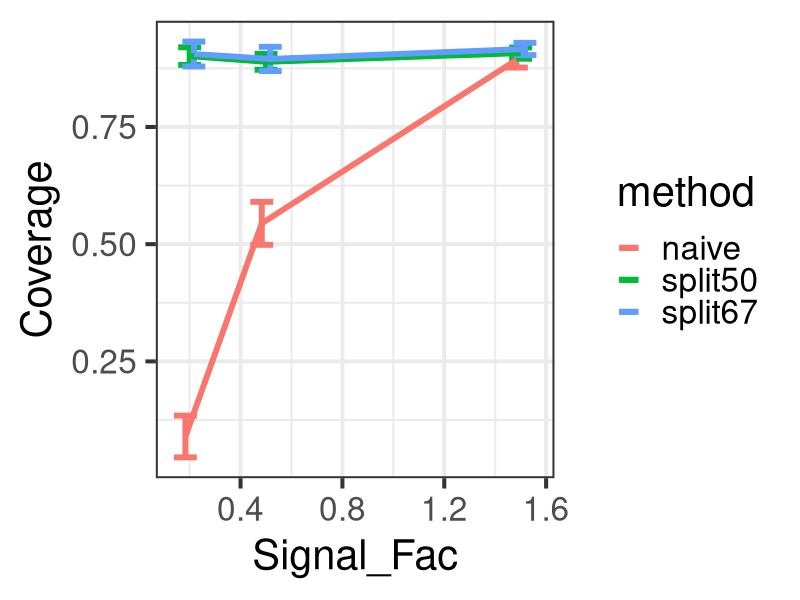
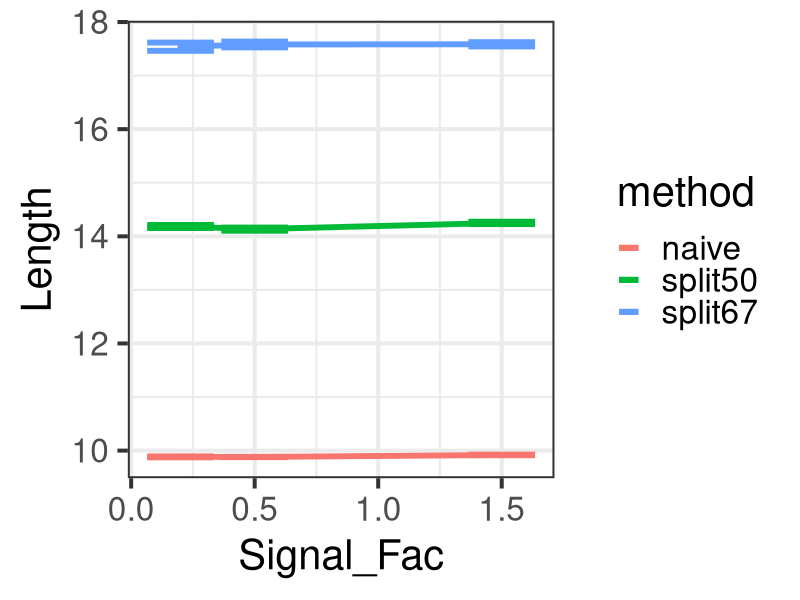
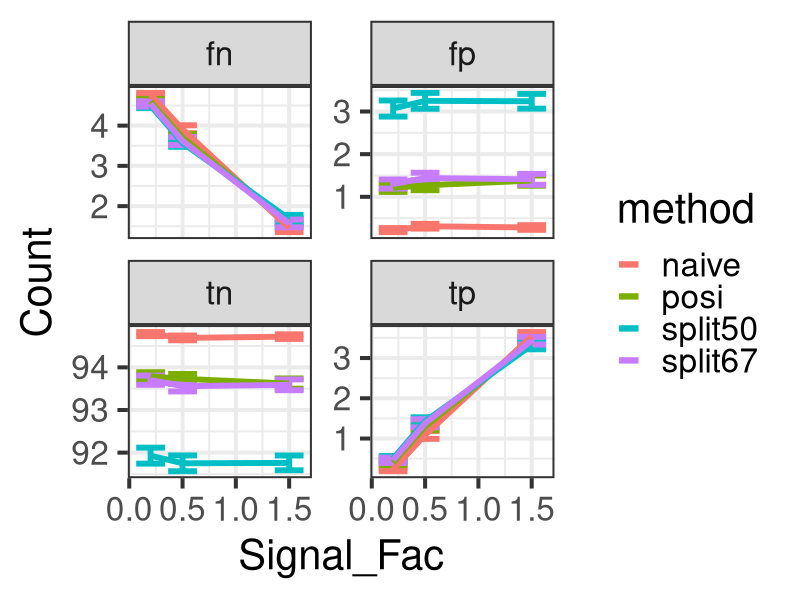
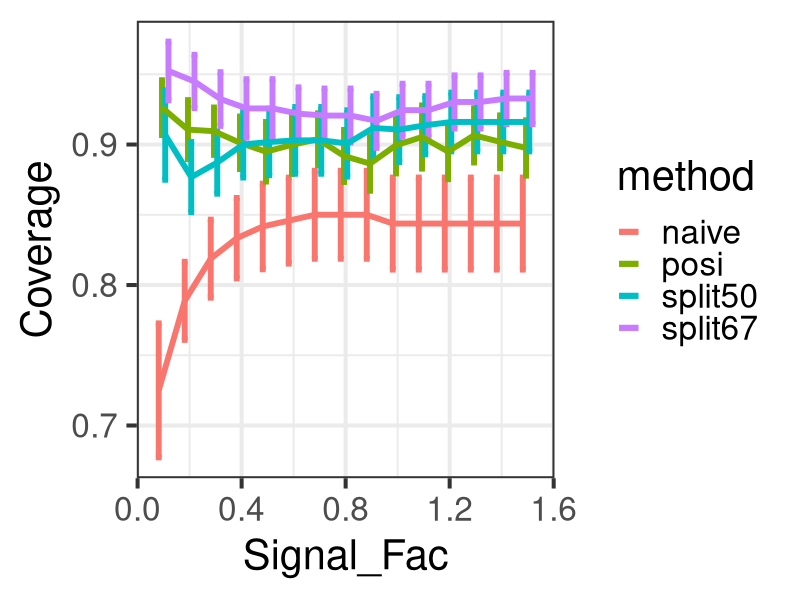
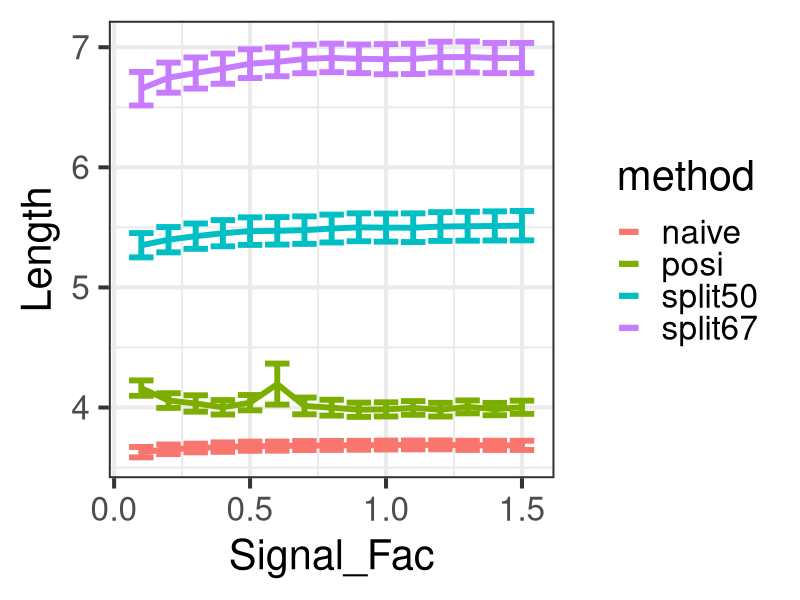
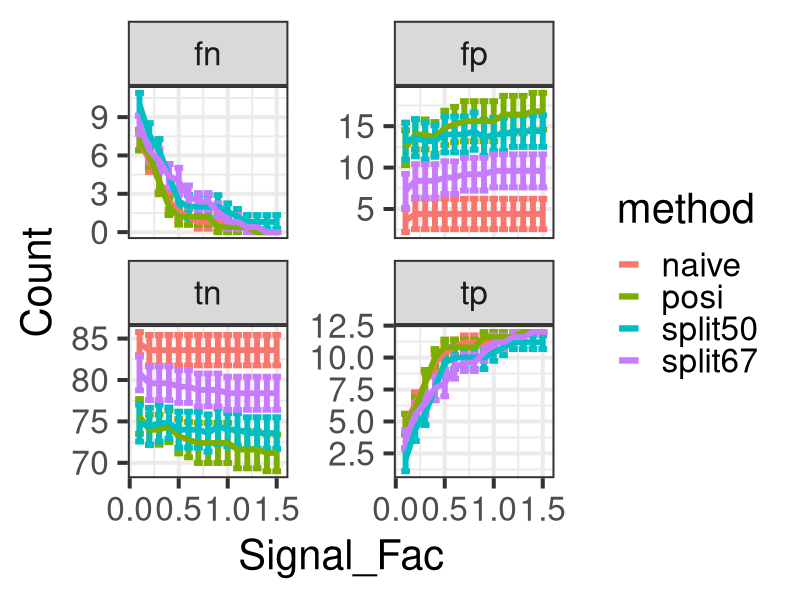

Reproduce these figures in R, in order. (Note: this script raises an error after producing the figures.)
library(ggplot2)
library(tidyverse)

## atomic study
atom.wide <- read.csv('posterior-atomic.csv')

atom <- tidyr::pivot_longer(
                       atom.wide,
                       cols = coverage_naive:fn_posi,
                       names_to = c('metric','method'),
                       names_sep = '_')

atom.cov <- atom[atom$metric == 'coverage',] %>%
    ggplot(aes(x = Signal_Fac, y = value, color = method, style = method)) +
    stat_summary(fun.data = mean_se, geom = 'errorbar', size = 2, position=position_dodge(width=0.05)) +
    stat_summary(fun.data = mean_se, geom = 'line', size = 2, position = position_dodge(width = 0.05)) +
    theme_bw(base_size = 30) + 
    ylab('Coverage')

atom.len <- atom[atom$metric == 'length',] %>%
    ggplot(aes(x = Signal_Fac, y = value, color = method, style = method)) +
    stat_summary(fun.data = mean_se, geom = 'errorbar', size = 2 ) +
    stat_summary(fun.data = mean_se, geom = 'line', size = 2) +
    theme_bw(base_size = 30) + 
    ylab('Length')


atom.sigdet <- atom[atom$metric %in% c('tp','fp','tn','fn'),] %>%
    ggplot(aes(x = Signal_Fac, y = value, color = method, style = method)) +
    stat_summary(fun.data = mean_se, geom = 'errorbar', size = 2 ) +
    stat_summary(fun.data = mean_se, geom = 'line', size = 2) +
    facet_wrap(~metric, scales='free_y') +
    theme_bw(base_size = 30) +
    ylab('Count')


## ggsave('atom-cov.png', atom.cov, width = 19.20, height = 10.80, units = 'in')
## ggsave('atom-len.png', atom.len, width = 19.20, height = 10.80, units = 'in')
## ggsave('atom-sigdet.png', atom.sigdet, width = 19.20, height = 10.80, units = 'in')

## balanced study
bal.wide <- read.csv('posterior-balanced.csv')

bal <- tidyr::pivot_longer(
                       bal.wide,
                       cols = coverage_naive:fn_posi,
                       names_to = c('metric','method'),
                       names_sep = '_')

bal.cov <- bal[bal$metric == 'coverage',] %>%
    ggplot(aes(x = Signal_Fac, y = value, color = method, style = method)) +
    stat_summary(fun.data = mean_se, geom = 'errorbar', size = 2, position=position_dodge(width=0.05)) +
    stat_summary(fun.data = mean_se, geom = 'line', size = 2, position = position_dodge(width = 0.05)) +
    theme_bw(base_size = 30) + 
    ylab('Coverage')

bal.len <- bal[bal$metric == 'length',] %>%
    ggplot(aes(x = Signal_Fac, y = value, color = method, style = method)) +
    stat_summary(fun.data = mean_se, geom = 'errorbar', size = 2 ) +
    stat_summary(fun.data = mean_se, geom = 'line', size = 2) +
    theme_bw(base_size = 30) + 
    ylab('Length')


bal.sigdet <- bal[bal$metric %in% c('tp','fp','tn','fn'),] %>%
    ggplot(aes(x = Signal_Fac, y = value, color = method, style = method)) +
    stat_summary(fun.data = mean_se, geom = 'errorbar', size = 2 ) +
    stat_summary(fun.data = mean_se, geom = 'line', size = 2) +
    facet_wrap(~metric, scales='free_y') +
    theme_bw(base_size = 30) +
    ylab('Count')


## ggsave('bal-cov.png', bal.cov, width = 19.20, height = 10.80, units = 'in')
## ggsave('bal-len.png', bal.len, width = 19.20, height = 10.80, units = 'in')
## ggsave('bal-sigdet.png', bal.sigdet, width = 19.20, height = 10.80, units = 'in')

## het study
het.wide <- read.csv('posterior-hetero.csv')

het <- tidyr::pivot_longer(
                       het.wide,
                       cols = coverage_naive:fn_posi,
                       names_to = c('metric','method'),
                       names_sep = '_')

het.cov <- het[het$metric == 'coverage',] %>%
    ggplot(aes(x = Signal_Upper, y = value, color = method, style = method)) +
    stat_summary(fun.data = mean_se, geom = 'errorbar', size = 2, position = position_dodge(width = 0.05)) +
    stat_summary(fun.data = mean_se, geom = 'line', size = 2, position = position_dodge(width = 0.05)) +
    theme_bw(base_size = 30) + 
    ylab('Coverage')

het.len <- het[het$metric == 'length',] %>%
    ggplot(aes(x = Signal_Upper, y = value, color = method, style = method)) +
    stat_summary(fun.data = mean_se, geom = 'errorbar', size = 2 ) +
    stat_summary(fun.data = mean_se, geom = 'line', size = 2) +
    theme_bw(base_size = 30) + 
    ylab('Length')


het.sigdet <- het[het$metric %in% c('tp','fp','tn','fn'),] %>%
    ggplot(aes(x = Signal_Upper, y = value, color = method, style = method)) +
    stat_summary(fun.data = mean_se, geom = 'errorbar', size = 2, position = position_dodge(width = 0.05)) +
    stat_summary(fun.data = mean_se, geom = 'line', size = 2, position = position_dodge(width = 0.05)) +
    facet_wrap(~metric, scales='free_y') +
    theme_bw(base_size = 30) +
    ylab('Count')


## ggsave('het-cov.png', het.cov, width = 19.20, height = 10.80, units = 'in')
## ggsave('het-len.png', het.len, width = 19.20, height = 10.80, units = 'in')
## ggsave('het-sigdet.png', het.sigdet, width = 19.20, height = 10.80, units = 'in')

## standardized study
std.wide <- read.csv('posterior-stdized.csv')

std <- tidyr::pivot_longer(
                       std.wide,
                       cols = coverage_naive:fn_posi,
                       names_to = c('metric','method'),
                       names_sep = '_')

std.cov <- std[std$metric == 'coverage',] %>%
    ggplot(aes(x = Signal_Fac, y = value, color = method, style = method)) +
    stat_summary(fun.data = mean_se, geom = 'errorbar', size = 2, position=position_dodge(width=0.05)) +
    stat_summary(fun.data = mean_se, geom = 'line', size = 2, position = position_dodge(width = 0.05)) +
    theme_bw(base_size = 30) + 
    ylab('Coverage')

std.len <- std[std$metric == 'length',] %>%
    ggplot(aes(x = Signal_Fac, y = value, color = method, style = method)) +
    stat_summary(fun.data = mean_se, geom = 'errorbar', size = 2 ) +
    stat_summary(fun.data = mean_se, geom = 'line', size = 2) +
    theme_bw(base_size = 30) + 
    ylab('Length')

std.sigdet <- std[std$metric %in% c('tp','fp','tn','fn'),] %>%
    ggplot(aes(x = Signal_Fac, y = value, color = method, style = method)) +
    stat_summary(fun.data = mean_se, geom = 'errorbar', size = 2 ) +
    stat_summary(fun.data = mean_se, geom = 'line', size = 2) +
    facet_wrap(~metric, scales='free_y') +
    theme_bw(base_size = 30) +
    ylab('Count')

## ggsave('std-cov.png', std.cov, width = 19.20, height = 10.80, units = 'in')
## ggsave('std-len.png', std.len, width = 19.20, height = 10.80, units = 'in')
## ggsave('std-sigdet.png', std.sigdet, width = 19.20, height = 10.80, units = 'in')

## og study
og.wide <- read.csv('posterior-og.csv')

og <- tidyr::pivot_longer(
                       og.wide,
                       cols = coverage_naive:fn_posi,
                       names_to = c('metric','method'),
                       names_sep = '_')

og.cov <- og[og$metric == 'coverage',] %>%
    ggplot(aes(x = Signal_Fac, y = value, color = method, style = method)) +
    stat_summary(fun.data = mean_se, geom = 'errorbar', size = 2, position=position_dodge(width=0.05)) +
    stat_summary(fun.data = mean_se, geom = 'line', size = 2, position = position_dodge(width = 0.05)) +
    theme_bw(base_size = 30) +
    ylab('Coverage')

og.len <- og[og$metric == 'length',] %>%
    ggplot(aes(x = Signal_Fac, y = value, color = method, style = method)) +
    stat_summary(fun.data = mean_se, geom = 'errorbar', size = 2 ) +
    stat_summary(fun.data = mean_se, geom = 'line', size = 2) +
    theme_bw(base_size = 30) +
    ylab('Length')


og.sigdet <- og[og$metric %in% c('tp','fp','tn','fn'),] %>%
    ggplot(aes(x = Signal_Fac, y = value, color = method, style = method)) +
    stat_summary(fun.data = mean_se, geom = 'errorbar', size = 2 ) +
    stat_summary(fun.data = mean_se, geom = 'line', size = 2) +
    facet_wrap(~metric, scales='free_y') +
    theme_bw(base_size = 30) +
    ylab('Count')


## ggsave('og-cov.png', og.cov, width = 19.20, height = 10.80, units = 'in')
## ggsave('og-len.png', og.len, width = 19.20, height = 10.80, units = 'in')
## ggsave('og-sigdet.png', og.sigdet, width = 19.20, height = 10.80, units = 'in')

## compact plots

names(het)[2] <- 'Signal_Fac'
atom$Setting <- 'Atomic'
bal$Setting <- 'Balanced'
het$Setting <- 'Heterogeneous'
std$Setting <- 'Standardized'
og$Setting <- 'Overlapping'

res <- rbind(atom,bal,het,std,og)
res$SNR <- as.factor(res$Signal_Fac)
res$Method <- recode(res$method, naive = 'Naive', posi = 'PoSI', split50 = 'Split (1:1)', split67= 'Split (2:1)')

snr.labels <- as_labeller(c('0.2' = 'Low SNR', '0.5' = 'Medium SNR', '1.5' = 'High SNR'))

cmp.cov.can <- filter(res, SNR %in% c(0.2, 0.5, 1.5) & metric == 'coverage') %>%
    filter(Setting %in% c('Atomic','Balanced','Heterogeneous')) %>%
    ggplot(aes(x = Setting, y = value, fill = Method)) +
    stat_summary(fun.data = mean_se, geom = 'col', size = 2, position='dodge') +
    stat_summary(fun.data = mean_se, geom = 'errorbar', size = 2, position='dodge') +
    facet_wrap(~ SNR, ncol = 1, labeller = snr.labels) +
    geom_hline(yintercept=0.9, linetype='dashed') +
    coord_cartesian(ylim=c(0.5, 1.0)) +
    ylab('Coverage') +
    theme_bw(base_size = 30)

cmp.len.can <- filter(res, SNR %in% c(0.2, 0.5, 1.5) & metric == 'length') %>%
    filter(Setting %in% c('Atomic','Balanced','Heterogeneous')) %>%
    ggplot(aes(x = Setting, y = value, fill = Method)) +
    stat_summary(fun.data = mean_se, geom = 'col', size = 2, position='dodge') +
    stat_summary(fun.data = mean_se, geom = 'errorbar', size = 2, position='dodge') +
    facet_wrap(~ SNR, ncol = 1, labeller = snr.labels) +
    coord_cartesian(ylim = c(9,NA)) +
    ylab('Length') +
    theme_bw(base_size = 30)


cmp.cov.ext <- filter(res, SNR %in% c(0.2, 0.5, 1.5) & metric == 'coverage') %>%
    filter(Setting %in% c('Standardized','Overlapping')) %>%
    ggplot(aes(x = Setting, y = value, fill = Method)) +
    stat_summary(fun.data = mean_se, geom = 'col', size = 2, position='dodge') +
    stat_summary(fun.data = mean_se, geom = 'errorbar', size = 2, position='dodge') +
    facet_wrap(~ SNR, ncol = 1, labeller = snr.labels) +
    geom_hline(yintercept=0.9, linetype='dashed') +
    coord_cartesian(ylim=c(0.5, 1.0)) +
    ylab('Coverage') +
    theme_bw(base_size = 30)

cmp.len.ext <- filter(res, SNR %in% c(0.2, 0.5, 1.5) & metric == 'length') %>%
    filter(Setting %in% c('Standardized','Overlapping')) %>%
    ggplot(aes(x = Setting, y = value, fill = Method)) +
    stat_summary(fun.data = mean_se, geom = 'col', size = 2, position='dodge') +
    stat_summary(fun.data = mean_se, geom = 'errorbar', size = 2, position='dodge') +
    facet_wrap(~ SNR, ncol = 1, labeller = snr.labels) +
    coord_cartesian(ylim=c(9,NA)) +
    ylab('Length') +
    theme_bw(base_size = 30)


ggsave('canonical-coverage.png', cmp.cov.can, width = 19.20, height = 10.80, units = 'in')
ggsave('canonical-length.png', cmp.len.can, width = 19.20, height = 10.80, units = 'in')
ggsave('extensions-coverage.png', cmp.cov.ext, width = 19.20, height = 10.80, units = 'in')
ggsave('extensions-length.png', cmp.len.ext, width = 19.20, height = 10.80, units = 'in')
